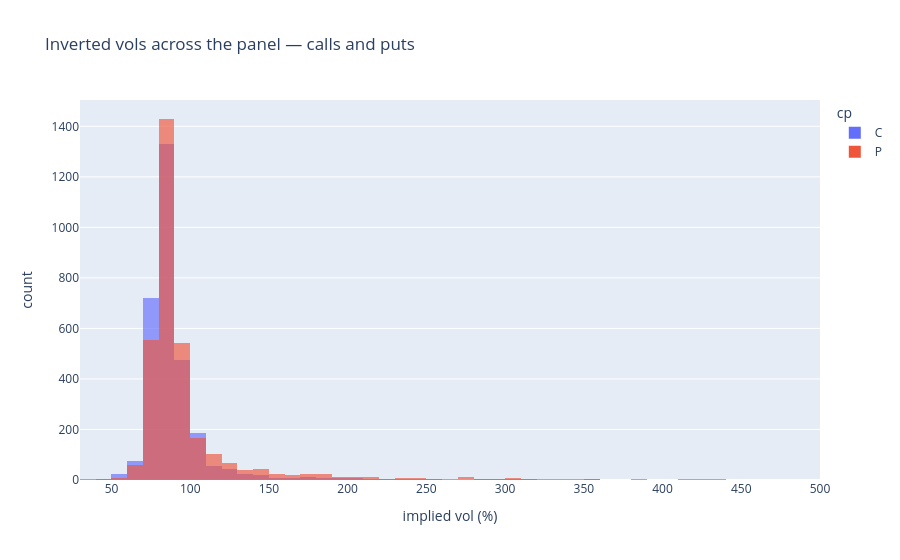

Notebook code for this chart:
### Code cell
px.histogram(
    iv.loc[solved].assign(**{"implied vol (%)": iv.loc[solved, "iv"] * 100}),
    x="implied vol (%)", color="cp", nbins=80, barmode="overlay", opacity=0.65,
    title="Inverted vols across the panel — calls and puts",
)

### Figure 1 — Plotly figure (JSON) as saved in the notebook; plotly's stock layout.template omitted (floating-point values rounded to 4 significant figures; data arrays with more than 128 entries replaced by an {"elided": "..."} marker saying what was removed)
{"data": [{"bingroup": "x", "hovertemplate": "cp=C<br>implied vol (%)=%{x}<br>count=%{y}<extra></extra>", "legendgroup": "C", "marker": {"color": "#636efa", "opacity": 0.65, "pattern": {"shape": ""}}, "name": "C", "nbinsx": 80, "orientation": "v", "showlegend": true, "type": "histogram", "x": {"elided": "3045 float values"}, "xaxis": "x", "yaxis": "y"}, {"bingroup": "x", "hovertemplate": "cp=P<br>implied vol (%)=%{x}<br>count=%{y}<extra></extra>", "legendgroup": "P", "marker": {"color": "#EF553B", "opacity": 0.65, "pattern": {"shape": ""}}, "name": "P", "nbinsx": 80, "orientation": "v", "showlegend": true, "type": "histogram", "x": {"elided": "3230 float values"}, "xaxis": "x", "yaxis": "y"}], "layout": {"barmode": "overlay", "legend": {"title": {"text": "cp"}, "tracegroupgap": 0}, "title": {"text": "Inverted vols across the panel — calls and puts"}, "xaxis": {"anchor": "y", "domain": [0.0, 1.0], "title": {"text": "implied vol (%)"}}, "yaxis": {"anchor": "x", "domain": [0.0, 1.0], "title": {"text": "count"}}}}
